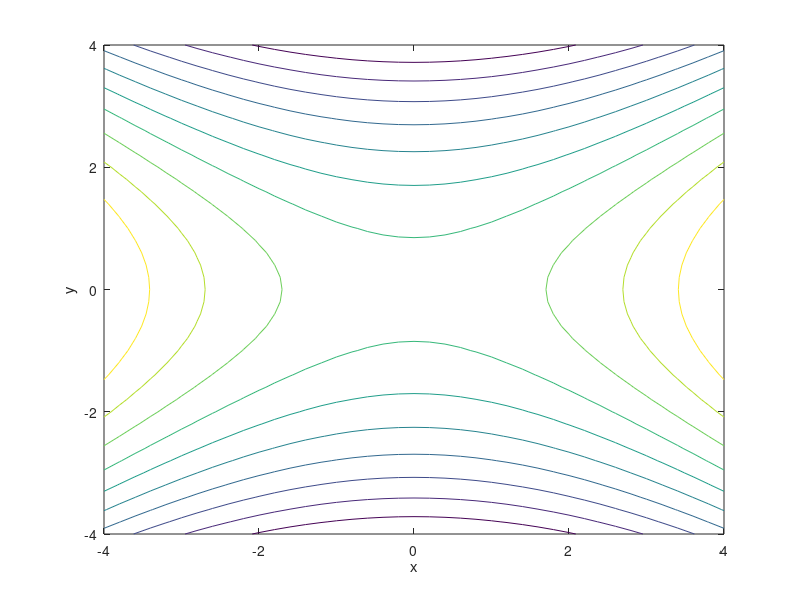

Recreate this plot in MATLAB.
% SKU CoE ITE - ParkSooYoung
% Grade 3 , Semester 1 , Chapter 1-3-2 , Number 7

[x, y] = meshgrid(-4:0.2:4);
z = x.^2-2*y.^2;
contour(x, y, z);
xlabel('x');
ylabel('y');
